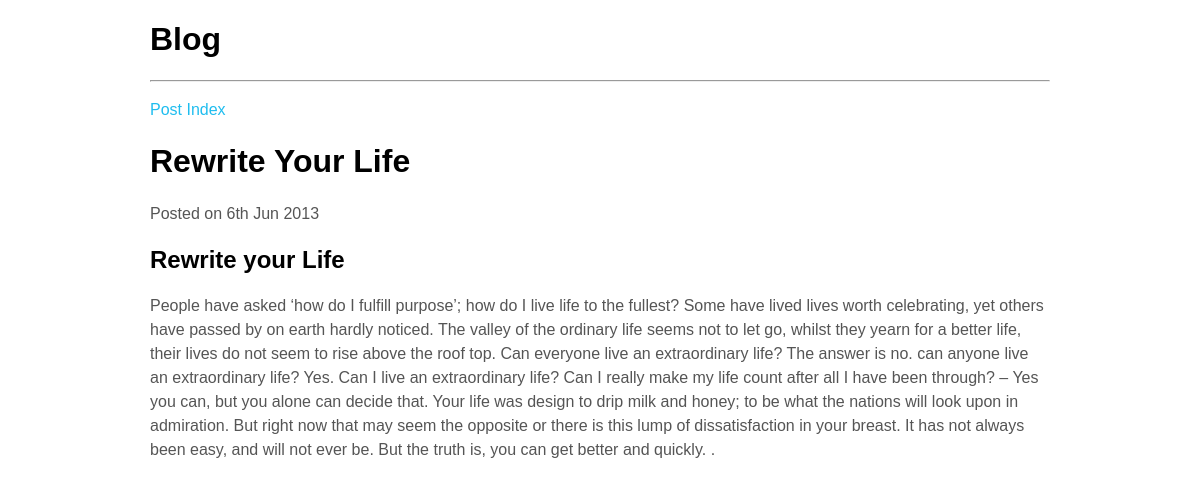
Screenshot of /viewpost.php?id=6 with the database file from the repository.
### tables this page shows
CREATE TABLE `blog_posts` (
  `postID` int(11) UNSIGNED NOT NULL,
  `postTitle` varchar(255) DEFAULT NULL,
  `postDesc` text,
  `postCont` text,
  `postDate` datetime DEFAULT NULL
);

### viewpost.php (the view, shortened to what this page needs)
<?php require('includes/config.php');
$stmt = $db->prepare('SELECT postID, postTitle, postCont, postDate FROM blog_posts WHERE postID = :postID');
$stmt->execute(array(':postID' => $_GET['id']));
$row = $stmt->fetch();
?>
<!DOCTYPE html>
<html lang="en">
<head>
    <link rel="stylesheet" href="style/normalize.css">
    <link rel="stylesheet" href="style/main.css">
</head>
<body>
	<div id="wrapper">
		<h1>Blog</h1>
		<hr />
		<p><a href="./">Post Index</a></p>
		<?php
			echo '<div>';
				echo '<h1>'.$row['postTitle'].'</h1>';
				echo '<p>Posted on '.date('jS M Y', strtotime($row['postDate'])).'</p>';
				echo '<p>'.$row['postCont'].'</p>';
			echo '</div>';
		?>
	</div>
</body>
</html>

### style/main.css (style rules this page uses)
#wrapper { margin:auto; width:900px; }
p,li { color: #555555; font-size: 16px; line-height: 1.5em; }
a { color: #1fbdef; text-decoration: none; }

### rows the page displays
blog_posts: postTitle "Rewrite Your Life", postDate "6th Jun 2013", postCont "Rewrite your Life People have asked ‘how do I fulfill purpose’; how do I live life to the fullest? Some have lived lives worth celebrating, yet others have passed by on earth hardly noticed. The valley of the ordinary life seems not to let go, whilst they yearn for a better life, their lives do not seem to rise above the roof top. Can everyone live an extraordinary life? The answer is no. can anyone live an extraordinary life? Yes. Can I live an extraordinary life? Can I really make my life count after all I have been through? – Yes you can, but you alone can decide that. Your life was design to drip milk and honey; to be what the nations will look upon in admiration. But right now that may…"
